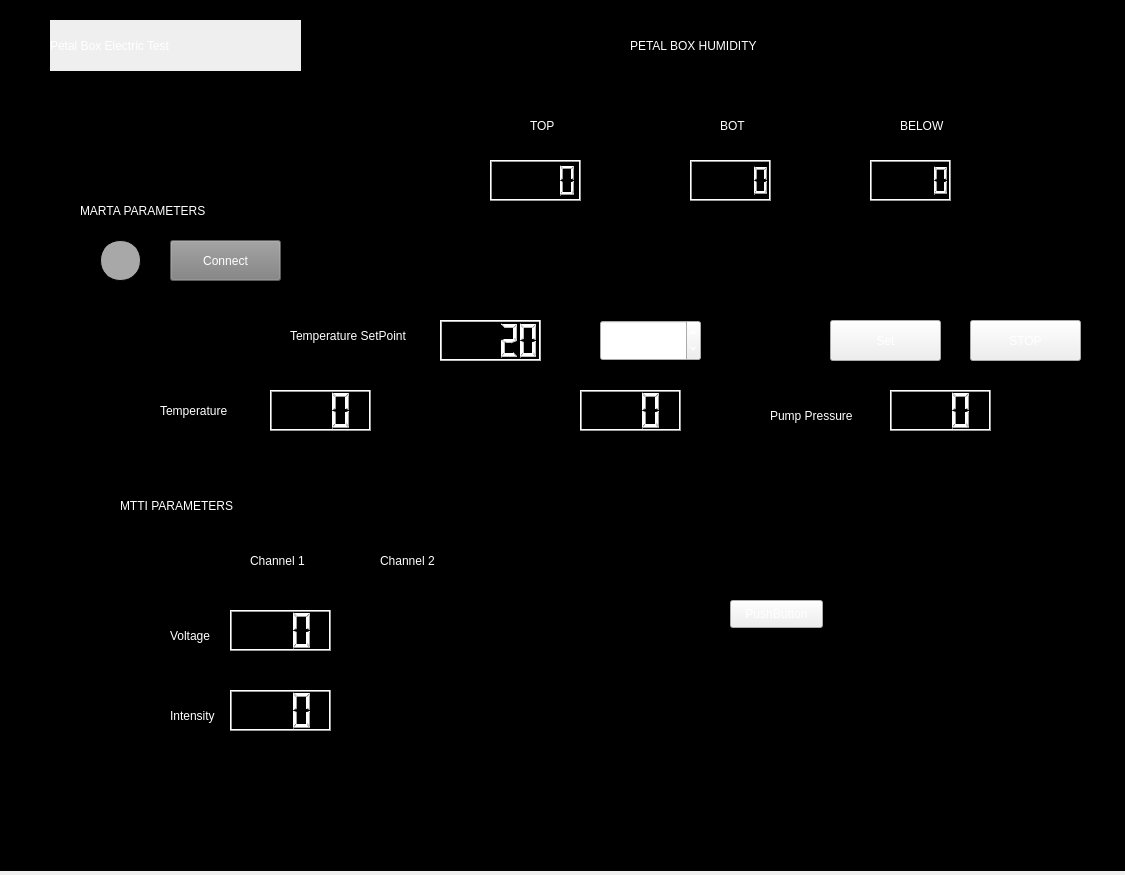
<?xml version="1.0" encoding="UTF-8"?>
<ui version="4.0">
 <class>Frame</class>
 <widget class="QFrame" name="Frame">
  <property name="geometry">
   <rect>
    <x>0</x>
    <y>0</y>
    <width>1125</width>
    <height>875</height>
   </rect>
  </property>
  <property name="windowTitle">
   <string>Frame</string>
  </property>
  <property name="styleSheet">
   <string notr="true">color: rgb(255, 255, 255);
</string>
  </property>
  <widget class="QPushButton" name="but_stop_marta">
   <property name="geometry">
    <rect>
     <x>970</x>
     <y>320</y>
     <width>111</width>
     <height>41</height>
    </rect>
   </property>
   <property name="text">
    <string>STOP</string>
   </property>
  </widget>
  <widget class="QLCDNumber" name="lcd_i1_2">
   <property name="geometry">
    <rect>
     <x>230</x>
     <y>690</y>
     <width>101</width>
     <height>41</height>
    </rect>
   </property>
   <property name="frameShape">
    <enum>QFrame::Box</enum>
   </property>
   <property name="smallDecimalPoint">
    <bool>true</bool>
   </property>
   <property name="digitCount">
    <number>3</number>
   </property>
  </widget>
  <widget class="QLCDNumber" name="lcd_ambient">
   <property name="geometry">
    <rect>
     <x>580</x>
     <y>390</y>
     <width>101</width>
     <height>41</height>
    </rect>
   </property>
   <property name="digitCount">
    <number>3</number>
   </property>
  </widget>
  <widget class="QLCDNumber" name="lcd_top">
   <property name="geometry">
    <rect>
     <x>690</x>
     <y>160</y>
     <width>81</width>
     <height>41</height>
    </rect>
   </property>
  </widget>
  <widget class="QLabel" name="label_2">
   <property name="geometry">
    <rect>
     <x>530</x>
     <y>110</y>
     <width>101</width>
     <height>31</height>
    </rect>
   </property>
   <property name="text">
    <string>TOP</string>
   </property>
  </widget>
  <widget class="QPushButton" name="but_connectMarta">
   <property name="geometry">
    <rect>
     <x>170</x>
     <y>240</y>
     <width>111</width>
     <height>41</height>
    </rect>
   </property>
   <property name="styleSheet">
    <string notr="true">background-color: grey;</string>
   </property>
   <property name="text">
    <string>Connect</string>
   </property>
  </widget>
  <widget class="QSpinBox" name="spin_tempSetPoint">
   <property name="geometry">
    <rect>
     <x>600</x>
     <y>320</y>
     <width>101</width>
     <height>41</height>
    </rect>
   </property>
   <property name="minimum">
    <number>-35</number>
   </property>
   <property name="maximum">
    <number>20</number>
   </property>
  </widget>
  <widget class="QLabel" name="label_onoff_marta">
   <property name="enabled">
    <bool>false</bool>
   </property>
   <property name="geometry">
    <rect>
     <x>100</x>
     <y>240</y>
     <width>41</width>
     <height>41</height>
    </rect>
   </property>
   <property name="styleSheet">
    <string notr="true">border: 1px solid black;
background-color: rgb(168, 168, 168);
border-radius: 20px;
</string>
   </property>
   <property name="frameShape">
    <enum>QFrame::NoFrame</enum>
   </property>
   <property name="frameShadow">
    <enum>QFrame::Sunken</enum>
   </property>
   <property name="text">
    <string/>
   </property>
  </widget>
  <widget class="QLCDNumber" name="lcd_top_2">
   <property name="geometry">
    <rect>
     <x>490</x>
     <y>160</y>
     <width>91</width>
     <height>41</height>
    </rect>
   </property>
  </widget>
  <widget class="QLabel" name="label_h2">
   <property name="geometry">
    <rect>
     <x>80</x>
     <y>190</y>
     <width>251</width>
     <height>41</height>
    </rect>
   </property>
   <property name="text">
    <string>MARTA PARAMETERS</string>
   </property>
  </widget>
  <widget class="QLabel" name="label_title">
   <property name="enabled">
    <bool>true</bool>
   </property>
   <property name="geometry">
    <rect>
     <x>50</x>
     <y>20</y>
     <width>251</width>
     <height>51</height>
    </rect>
   </property>
   <property name="autoFillBackground">
    <bool>true</bool>
   </property>
   <property name="styleSheet">
    <string notr="true"/>
   </property>
   <property name="text">
    <string>Petal Box Electric Test</string>
   </property>
   <property name="scaledContents">
    <bool>false</bool>
   </property>
   <property name="wordWrap">
    <bool>false</bool>
   </property>
  </widget>
  <widget class="QLCDNumber" name="lcd_tempSetPoint">
   <property name="enabled">
    <bool>false</bool>
   </property>
   <property name="geometry">
    <rect>
     <x>440</x>
     <y>320</y>
     <width>101</width>
     <height>41</height>
    </rect>
   </property>
   <property name="smallDecimalPoint">
    <bool>false</bool>
   </property>
   <property name="digitCount">
    <number>5</number>
   </property>
   <property name="value" stdset="0">
    <double>20.000000000000000</double>
   </property>
   <property name="intValue" stdset="0">
    <number>20</number>
   </property>
  </widget>
  <widget class="QLabel" name="label_4">
   <property name="geometry">
    <rect>
     <x>900</x>
     <y>110</y>
     <width>101</width>
     <height>31</height>
    </rect>
   </property>
   <property name="text">
    <string>BELOW</string>
   </property>
  </widget>
  <widget class="QLabel" name="label_mtticha">
   <property name="geometry">
    <rect>
     <x>250</x>
     <y>550</y>
     <width>71</width>
     <height>21</height>
    </rect>
   </property>
   <property name="text">
    <string>Channel 1</string>
   </property>
  </widget>
  <widget class="QLCDNumber" name="lcd_temp">
   <property name="geometry">
    <rect>
     <x>270</x>
     <y>390</y>
     <width>101</width>
     <height>41</height>
    </rect>
   </property>
   <property name="smallDecimalPoint">
    <bool>false</bool>
   </property>
   <property name="digitCount">
    <number>3</number>
   </property>
  </widget>
  <widget class="QLabel" name="label_tempSetPoint">
   <property name="geometry">
    <rect>
     <x>290</x>
     <y>310</y>
     <width>131</width>
     <height>51</height>
    </rect>
   </property>
   <property name="text">
    <string>Temperature SetPoint</string>
   </property>
  </widget>
  <widget class="QPushButton" name="but_tempSetPoint">
   <property name="geometry">
    <rect>
     <x>830</x>
     <y>320</y>
     <width>111</width>
     <height>41</height>
    </rect>
   </property>
   <property name="text">
    <string>Set</string>
   </property>
  </widget>
  <widget class="QLabel" name="label_h2_2">
   <property name="geometry">
    <rect>
     <x>120</x>
     <y>480</y>
     <width>262</width>
     <height>51</height>
    </rect>
   </property>
   <property name="text">
    <string>MTTI PARAMETERS</string>
   </property>
  </widget>
  <widget class="QLabel" name="label_dp">
   <property name="geometry">
    <rect>
     <x>770</x>
     <y>380</y>
     <width>101</width>
     <height>71</height>
    </rect>
   </property>
   <property name="text">
    <string>Pump Pressure</string>
   </property>
  </widget>
  <widget class="QLabel" name="label_mttii">
   <property name="geometry">
    <rect>
     <x>170</x>
     <y>690</y>
     <width>131</width>
     <height>51</height>
    </rect>
   </property>
   <property name="text">
    <string>Intensity</string>
   </property>
  </widget>
  <widget class="QLabel" name="label_3">
   <property name="geometry">
    <rect>
     <x>720</x>
     <y>110</y>
     <width>81</width>
     <height>31</height>
    </rect>
   </property>
   <property name="text">
    <string>BOT</string>
   </property>
  </widget>
  <widget class="QLCDNumber" name="lcd_pump">
   <property name="geometry">
    <rect>
     <x>890</x>
     <y>390</y>
     <width>101</width>
     <height>41</height>
    </rect>
   </property>
   <property name="frameShape">
    <enum>QFrame::Box</enum>
   </property>
   <property name="digitCount">
    <number>3</number>
   </property>
  </widget>
  <widget class="QLabel" name="label_mttiv">
   <property name="geometry">
    <rect>
     <x>170</x>
     <y>610</y>
     <width>131</width>
     <height>51</height>
    </rect>
   </property>
   <property name="text">
    <string>Voltage</string>
   </property>
  </widget>
  <widget class="QLabel" name="label_temp">
   <property name="geometry">
    <rect>
     <x>160</x>
     <y>370</y>
     <width>111</width>
     <height>81</height>
    </rect>
   </property>
   <property name="autoFillBackground">
    <bool>false</bool>
   </property>
   <property name="text">
    <string>Temperature</string>
   </property>
  </widget>
  <widget class="QLabel" name="label">
   <property name="geometry">
    <rect>
     <x>630</x>
     <y>10</y>
     <width>321</width>
     <height>71</height>
    </rect>
   </property>
   <property name="text">
    <string>PETAL BOX HUMIDITY</string>
   </property>
  </widget>
  <widget class="QLabel" name="label_mtticha_2">
   <property name="geometry">
    <rect>
     <x>380</x>
     <y>550</y>
     <width>71</width>
     <height>21</height>
    </rect>
   </property>
   <property name="text">
    <string>Channel 2</string>
   </property>
  </widget>
  <widget class="QPushButton" name="pushButton">
   <property name="geometry">
    <rect>
     <x>730</x>
     <y>600</y>
     <width>93</width>
     <height>28</height>
    </rect>
   </property>
   <property name="text">
    <string>PushButton</string>
   </property>
  </widget>
  <widget class="QLCDNumber" name="lcd_v1">
   <property name="geometry">
    <rect>
     <x>230</x>
     <y>610</y>
     <width>101</width>
     <height>41</height>
    </rect>
   </property>
   <property name="frameShape">
    <enum>QFrame::Box</enum>
   </property>
   <property name="smallDecimalPoint">
    <bool>true</bool>
   </property>
   <property name="digitCount">
    <number>3</number>
   </property>
  </widget>
  <widget class="QLCDNumber" name="lcd_below">
   <property name="geometry">
    <rect>
     <x>870</x>
     <y>160</y>
     <width>81</width>
     <height>41</height>
    </rect>
   </property>
  </widget>
  <widget class="QLabel" name="l_info">
   <property name="geometry">
    <rect>
     <x>330</x>
     <y>240</y>
     <width>371</width>
     <height>41</height>
    </rect>
   </property>
   <property name="text">
    <string/>
   </property>
  </widget>
  <widget class="QFrame" name="frame">
   <property name="geometry">
    <rect>
     <x>-40</x>
     <y>0</y>
     <width>1191</width>
     <height>871</height>
    </rect>
   </property>
   <property name="styleSheet">
    <string notr="true">background-image: url(:/prefijoNuevo/logoATLAS.png);
background-color: rgb(0, 0, 0);
background-repeat:no-repeat;
background-position:center;</string>
   </property>
   <property name="frameShape">
    <enum>QFrame::StyledPanel</enum>
   </property>
   <property name="frameShadow">
    <enum>QFrame::Raised</enum>
   </property>
  </widget>
  <zorder>frame</zorder>
  <zorder>but_stop_marta</zorder>
  <zorder>lcd_i1_2</zorder>
  <zorder>lcd_ambient</zorder>
  <zorder>lcd_top</zorder>
  <zorder>label_2</zorder>
  <zorder>but_connectMarta</zorder>
  <zorder>spin_tempSetPoint</zorder>
  <zorder>label_onoff_marta</zorder>
  <zorder>lcd_top_2</zorder>
  <zorder>label_h2</zorder>
  <zorder>label_title</zorder>
  <zorder>lcd_tempSetPoint</zorder>
  <zorder>label_4</zorder>
  <zorder>label_mtticha</zorder>
  <zorder>lcd_temp</zorder>
  <zorder>label_tempSetPoint</zorder>
  <zorder>but_tempSetPoint</zorder>
  <zorder>label_h2_2</zorder>
  <zorder>label_dp</zorder>
  <zorder>label_mttii</zorder>
  <zorder>label_3</zorder>
  <zorder>lcd_pump</zorder>
  <zorder>label_mttiv</zorder>
  <zorder>label_temp</zorder>
  <zorder>label</zorder>
  <zorder>label_mtticha_2</zorder>
  <zorder>pushButton</zorder>
  <zorder>lcd_v1</zorder>
  <zorder>lcd_below</zorder>
  <zorder>l_info</zorder>
 </widget>
 <resources>
  <include location="bgImage.qrc"/>
 </resources>
 <connections/>
</ui>
